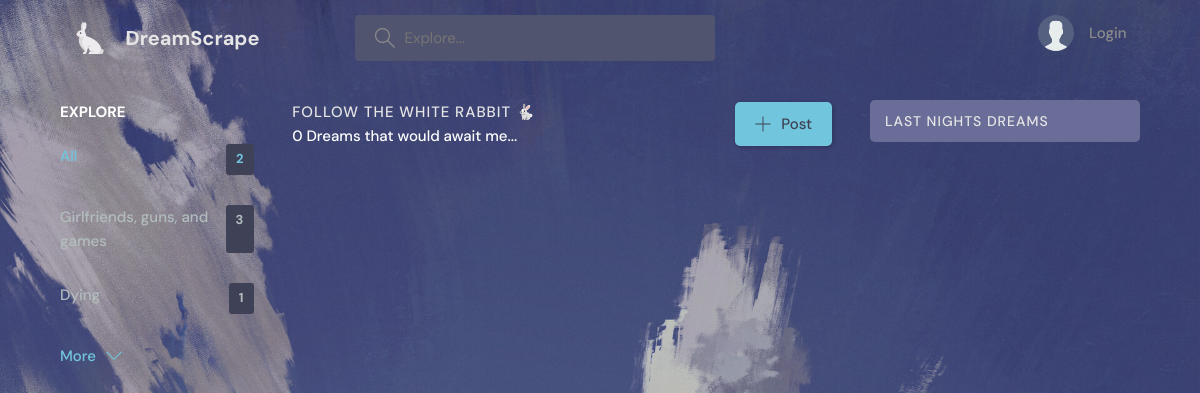
Page /?q=Fighting on the earlier database version.
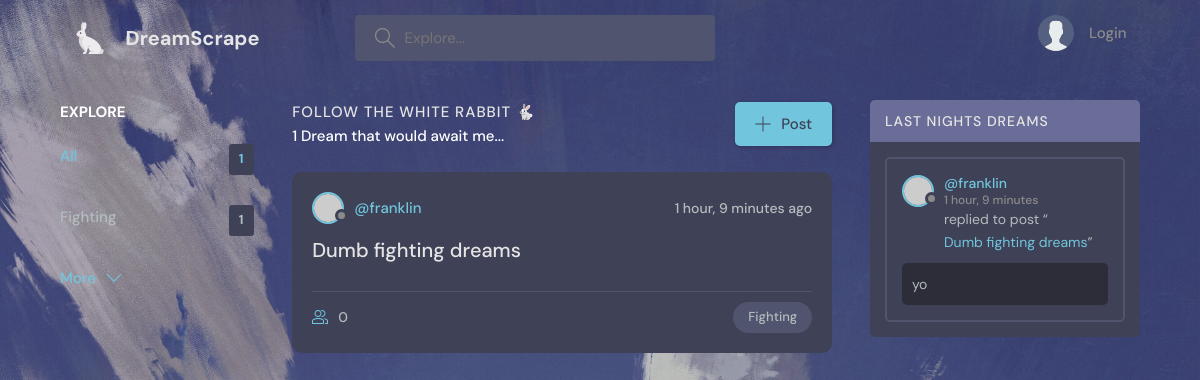
Same page on the later database version.
### dreams/models.py (models this page shows, shortened)
class Topic(models.Model):
    name = models.CharField(max_length = 200)

class Room(models.Model):
    host = models.ForeignKey(User, on_delete = models.SET_NULL, null = True)
    topic = models.ForeignKey(Topic, on_delete = models.SET_NULL, null = True)
    name = models.CharField(max_length = 200)
    description = models.TextField(null = True, blank = True)
    participants = models.ManyToManyField(User, related_name = 'partcipants', blank = True)
    updated = models.DateTimeField(auto_now = True)
    created = models.DateTimeField(auto_now_add = True)
    class Meta:
        ordering = ['-updated', '-created']

class Message(models.Model):
    user = models.ForeignKey(User, on_delete = models.CASCADE)
    room = models.ForeignKey(Room, on_delete = models.CASCADE)
    body = models.TextField()
    updated = models.DateTimeField(auto_now = True)
    created = models.DateTimeField(auto_now_add = True)
    class Meta:
        ordering = ['-updated', '-created']

### dreams/views.py (the view)
# urls.py: 2. Add a URL to urlpatterns:  path('', views.home, name='home')
def home(request):
    q = request.GET.get('q') if request.GET.get('q') != None else ''
    rooms = Room.objects.filter(
        Q(topic__name__icontains = q) |
        Q(name__icontains = q) |
        Q(description__icontains = q)
    )
    topics = Topic.objects.all()
    room_count = rooms.count()
    room_messages = Message.objects.filter(Q(room__name__icontains = q))
    context = {'rooms': rooms, 'topics': topics, 'room_count': room_count, 'room_messages': room_messages}
    return render(request, 'dreams/home.html', context)

### dreams/templates/dreams/home.html (shortened to what this page needs)
{% extends 'dreams/main.html' %}
{% load static %}
{% block content %}
    <main class="layout layout--3">
      <div class="container">
	{% include 'dreams/topics_component.html' %}
        <div class="roomList">
          <div class="roomList__header">
            <div>
              <h2>Follow the white rabbit 🐇</h2>
	      {% if room_count == 1 %}
	      <p style='color: white;'>{{ rooms.count }} Dream that would await me...</p>
	      {% else %}
	      <p style='color: white;'>{{ rooms.count }} Dreams that would await me...</p>
	      {% endif %}
            </div>
            <a class="btn btn--main" href="create-room.html">
              <svg version="1.1" xmlns="http://www.w3.org/2000/svg" width="32" height="32" viewBox="0 0 32 32">
                <title>add</title>
                <path
                  d="M16.943 0.943h-1.885v14.115h-14.115v1.885h14.115v14.115h1.885v-14.115h14.115v-1.885h-14.115v-14.115z"
                ></path>
              </svg>
              Post
            </a>
          </div>
          {% include 'dreams/feed_component.html' %}
        </div>
        {% include 'dreams/activity_component.html' %}
      </div>
    </main>
{% endblock content %}

### dreams/templates/dreams/topics_component.html
<div class="topics">
	<div class="topics__header">
		<h2>Explore</h2>
	</div>
	<ul class="topics__list">
		<li>
			<a href="{% url 'dreams:home' %}" class="active">All <span>{{ topics.count }}</span></a>
		</li>
			{% for topic in topics %}
			<li>
			<a href="{% url 'dreams:home' %}?q={{ topic.name }}">{{ topic.name }}<span>{{ topic.room_set.all.count }}</span></a>
			</li>
		  {% endfor %}
	</ul>
	<a class="btn btn--link" href="topics.html">
		More
		<svg version="1.1" xmlns="http://www.w3.org/2000/svg" width="32" height="32" viewBox="0 0 32 32">
			<title>chevron-down</title>
			<path d="M16 21l-13-13h-3l16 16 16-16h-3l-13 13z"></path>
		</svg>
	</a>
</div>

### dreams/templates/dreams/feed_component.html
{% for room in rooms %}
			<div class="roomListRoom">
				<div class="roomListRoom__header">
					<a href="{% url 'dreams:user-profile' room.host.id %}" class="roomListRoom__author">
						<div class="avatar avatar--small">
							<img src="https://randomuser.me/api/portraits/women/11.jpg" />
						</div>
						<span>@{{ room.host.username }}</span>
					</a>
					<div class="roomListRoom__actions">
						<span>{{ room.created|timesince }} ago</span>
					</div>
				</div>
				<div class="roomListRoom__content">
					<a href="{% url 'dreams:room' room.id %}">{{ room.name }}</a>
				</div>
				<div class="roomListRoom__meta">
					<a href="{% url 'dreams:room' room.id%}" class="roomListRoom__joined">
						<svg version="1.1" xmlns="http://www.w3.org/2000/svg" width="32" height="32" viewBox="0 0 32 32">
							<title>{{ room.topic.name }}</title>
							<path
								d="M30.539 20.766c-2.69-1.547-5.75-2.427-8.92-2.662 0.649 0.291 1.303 0.575 1.918 0.928 0.715 0.412 1.288 1.005 1.71 1.694 1.507 0.419 2.956 1.003 4.298 1.774 0.281 0.162 0.456 0.487 0.456 0.85v4.65h-4v2h5c0.553 0 1-0.447 1-1v-5.65c0-1.077-0.56-2.067-1.461-2.584z"
							></path>
							<path
								d="M22.539 20.766c-6.295-3.619-14.783-3.619-21.078 0-0.901 0.519-1.461 1.508-1.461 2.584v5.65c0 0.553 0.447 1 1 1h22c0.553 0 1-0.447 1-1v-5.651c0-1.075-0.56-2.064-1.461-2.583zM22 28h-20v-4.65c0-0.362 0.175-0.688 0.457-0.85 5.691-3.271 13.394-3.271 19.086 0 0.282 0.162 0.457 0.487 0.457 0.849v4.651z"
							></path>
							<path
								d="M19.502 4.047c0.166-0.017 0.33-0.047 0.498-0.047 2.757 0 5 2.243 5 5s-2.243 5-5 5c-0.168 0-0.332-0.030-0.498-0.047-0.424 0.641-0.944 1.204-1.513 1.716 0.651 0.201 1.323 0.331 2.011 0.331 3.859 0 7-3.141 7-7s-3.141-7-7-7c-0.688 0-1.36 0.131-2.011 0.331 0.57 0.512 1.089 1.075 1.513 1.716z"
							></path>
							<path
								d="M12 16c3.859 0 7-3.141 7-7s-3.141-7-7-7c-3.859 0-7 3.141-7 7s3.141 7 7 7zM12 4c2.757 0 5 2.243 5 5s-2.243 5-5 5-5-2.243-5-5c0-2.757 2.243-5 5-5z"
							></path>
						</svg>
						{{ room.participants.all.count }}
					</a>
					<p class="roomListRoom__topic">{{ room.topic.name }}</p>
				</div>
			</div>
{% endfor %}

### dreams/templates/dreams/activity_component.html (shortened to what this page needs)
        <div class="activities">
          <div class="activities__header">
            <h2>Last nights dreams</h2>
          </div>
					{% for message in room_messages %}
          <div class="activities__box">
            <div class="activities__boxHeader roomListRoom__header">
							<a href="{% url 'dreams:user-profile' message.user.id %}" class="roomListRoom__author">
                <div class="avatar avatar--small">
                  <img src="https://randomuser.me/api/portraits/women/11.jpg" />
                </div>
                <p>
								@{{ message.user }}
								<span>{{ message.created|timesince }}</span>
                </p>
              </a>
            </div>
            <div class="activities__boxContent">
							<p>replied to post “<a href="{% url 'dreams:room' message.room.id %}">{{ message.room.name }}</a>”</p>
              <div class="activities__boxRoomContent">
								{{ message.body }}
              </div>
            </div>
          </div>
					{% endfor %}
        </div>

Differences in the rows shown:
removed Topic: name "Dying", room_set.all.count "1"
changed Topic: name "Girlfriends, guns, and games" → "Fighting"; room_set.all.count "3" → "1"
now on this page (row edited): Room: host.username "franklin", created "1 hour, 9 minutes", name "Dumb fighting dreams", participants.all.count "0", topic.name "Fighting"
now on this page (row edited): Message: user "franklin", created "1 hour, 9 minutes", room.name "Dumb fighting dreams", body "yo"
Other differences:
{{ topics.count }}: "2" → "1"
{{ rooms.count }}: (not shown) → "1"
{{ rooms.count }}: "0" → (not shown)
text no longer shown: "Dreams that would await me..."
text now shown: "Dream that would await me..."
